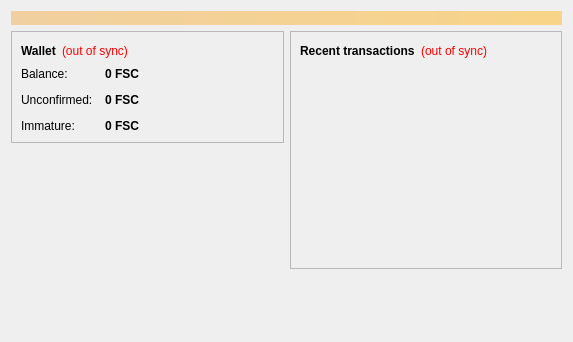
<?xml version="1.0" encoding="UTF-8"?>
<ui version="4.0">
 <class>OverviewPage</class>
 <widget class="QWidget" name="OverviewPage">
  <property name="geometry">
   <rect>
    <x>0</x>
    <y>0</y>
    <width>573</width>
    <height>342</height>
   </rect>
  </property>
  <property name="windowTitle">
   <string>Form</string>
  </property>
  <layout class="QVBoxLayout" name="topLayout">
   <item>
    <widget class="QLabel" name="labelAlerts">
     <property name="visible">
      <bool>false</bool>
     </property>
     <property name="styleSheet">
      <string notr="true">background-color: qlineargradient(x1: 0, y1: 0, x2: 1, y2: 0, stop:0 #F0D0A0, stop:1 #F8D488); color:#000000;</string>
     </property>
     <property name="wordWrap">
      <bool>true</bool>
     </property>
     <property name="margin">
      <number>3</number>
     </property>
    </widget>
   </item>
   <item>
    <layout class="QHBoxLayout" name="horizontalLayout" stretch="1,1">
     <item>
      <layout class="QVBoxLayout" name="verticalLayout_2">
       <item>
        <widget class="QFrame" name="frame">
         <property name="frameShape">
          <enum>QFrame::StyledPanel</enum>
         </property>
         <property name="frameShadow">
          <enum>QFrame::Raised</enum>
         </property>
         <layout class="QVBoxLayout" name="verticalLayout_4">
          <item>
           <layout class="QHBoxLayout" name="horizontalLayout_4">
            <item>
             <widget class="QLabel" name="label_5">
              <property name="font">
               <font>
                <weight>75</weight>
                <bold>true</bold>
               </font>
              </property>
              <property name="text">
               <string>Wallet</string>
              </property>
             </widget>
            </item>
            <item>
             <widget class="QLabel" name="labelWalletStatus">
              <property name="toolTip">
               <string>The displayed information may be out of date. Your wallet automatically synchronizes with the Fishcoin network after a connection is established, but this process has not completed yet.</string>
              </property>
              <property name="styleSheet">
               <string notr="true">QLabel { color: red; }</string>
              </property>
              <property name="text">
               <string notr="true">(out of sync)</string>
              </property>
              <property name="alignment">
               <set>Qt::AlignLeading|Qt::AlignLeft|Qt::AlignVCenter</set>
              </property>
             </widget>
            </item>
            <item>
             <spacer name="horizontalSpacer_2">
              <property name="orientation">
               <enum>Qt::Horizontal</enum>
              </property>
              <property name="sizeHint" stdset="0">
               <size>
                <width>40</width>
                <height>20</height>
               </size>
              </property>
             </spacer>
            </item>
           </layout>
          </item>
          <item>
           <layout class="QFormLayout" name="formLayout_2">
            <property name="fieldGrowthPolicy">
             <enum>QFormLayout::AllNonFixedFieldsGrow</enum>
            </property>
            <property name="horizontalSpacing">
             <number>12</number>
            </property>
            <property name="verticalSpacing">
             <number>12</number>
            </property>
            <item row="0" column="0">
             <widget class="QLabel" name="label">
              <property name="text">
               <string>Balance:</string>
              </property>
             </widget>
            </item>
            <item row="0" column="1">
             <widget class="QLabel" name="labelBalance">
              <property name="font">
               <font>
                <weight>75</weight>
                <bold>true</bold>
               </font>
              </property>
              <property name="cursor">
               <cursorShape>IBeamCursor</cursorShape>
              </property>
              <property name="toolTip">
               <string>Your current balance</string>
              </property>
              <property name="text">
               <string notr="true">0 FSC</string>
              </property>
              <property name="textInteractionFlags">
               <set>Qt::LinksAccessibleByMouse|Qt::TextSelectableByKeyboard|Qt::TextSelectableByMouse</set>
              </property>
             </widget>
            </item>
            <item row="1" column="0">
             <widget class="QLabel" name="label_3">
              <property name="text">
               <string>Unconfirmed:</string>
              </property>
             </widget>
            </item>
            <item row="1" column="1">
             <widget class="QLabel" name="labelUnconfirmed">
              <property name="font">
               <font>
                <weight>75</weight>
                <bold>true</bold>
               </font>
              </property>
              <property name="cursor">
               <cursorShape>IBeamCursor</cursorShape>
              </property>
              <property name="toolTip">
               <string>Total of transactions that have yet to be confirmed, and do not yet count toward the current balance</string>
              </property>
              <property name="text">
               <string notr="true">0 FSC</string>
              </property>
              <property name="textInteractionFlags">
               <set>Qt::LinksAccessibleByMouse|Qt::TextSelectableByKeyboard|Qt::TextSelectableByMouse</set>
              </property>
             </widget>
            </item>
            <item row="2" column="0">
             <widget class="QLabel" name="labelImmatureText">
              <property name="text">
               <string>Immature:</string>
              </property>
             </widget>
            </item>
            <item row="2" column="1">
             <widget class="QLabel" name="labelImmature">
              <property name="font">
               <font>
                <weight>75</weight>
                <bold>true</bold>
               </font>
              </property>
              <property name="toolTip">
               <string>Mined balance that has not yet matured</string>
              </property>
              <property name="text">
               <string notr="true">0 FSC</string>
              </property>
              <property name="textInteractionFlags">
               <set>Qt::LinksAccessibleByMouse|Qt::TextSelectableByKeyboard|Qt::TextSelectableByMouse</set>
              </property>
             </widget>
            </item>
           </layout>
          </item>
         </layout>
        </widget>
       </item>
       <item>
        <spacer name="verticalSpacer">
         <property name="orientation">
          <enum>Qt::Vertical</enum>
         </property>
         <property name="sizeHint" stdset="0">
          <size>
           <width>20</width>
           <height>40</height>
          </size>
         </property>
        </spacer>
       </item>
      </layout>
     </item>
     <item>
      <layout class="QVBoxLayout" name="verticalLayout_3">
       <item>
        <widget class="QFrame" name="frame_2">
         <property name="frameShape">
          <enum>QFrame::StyledPanel</enum>
         </property>
         <property name="frameShadow">
          <enum>QFrame::Raised</enum>
         </property>
         <layout class="QVBoxLayout" name="verticalLayout">
          <item>
           <layout class="QHBoxLayout" name="horizontalLayout_2">
            <item>
             <widget class="QLabel" name="label_4">
              <property name="text">
               <string>&lt;b&gt;Recent transactions&lt;/b&gt;</string>
              </property>
             </widget>
            </item>
            <item>
             <widget class="QLabel" name="labelTransactionsStatus">
              <property name="toolTip">
               <string>The displayed information may be out of date. Your wallet automatically synchronizes with the Fishcoin network after a connection is established, but this process has not completed yet.</string>
              </property>
              <property name="styleSheet">
               <string notr="true">QLabel { color: red; }</string>
              </property>
              <property name="text">
               <string notr="true">(out of sync)</string>
              </property>
              <property name="alignment">
               <set>Qt::AlignRight|Qt::AlignTrailing|Qt::AlignVCenter</set>
              </property>
             </widget>
            </item>
            <item>
             <spacer name="horizontalSpacer">
              <property name="orientation">
               <enum>Qt::Horizontal</enum>
              </property>
              <property name="sizeHint" stdset="0">
               <size>
                <width>40</width>
                <height>20</height>
               </size>
              </property>
             </spacer>
            </item>
           </layout>
          </item>
          <item>
           <widget class="QListView" name="listTransactions">
            <property name="styleSheet">
             <string notr="true">QListView { background: transparent; }</string>
            </property>
            <property name="frameShape">
             <enum>QFrame::NoFrame</enum>
            </property>
            <property name="verticalScrollBarPolicy">
             <enum>Qt::ScrollBarAlwaysOff</enum>
            </property>
            <property name="horizontalScrollBarPolicy">
             <enum>Qt::ScrollBarAlwaysOff</enum>
            </property>
            <property name="selectionMode">
             <enum>QAbstractItemView::NoSelection</enum>
            </property>
           </widget>
          </item>
         </layout>
        </widget>
       </item>
       <item>
        <spacer name="verticalSpacer_2">
         <property name="orientation">
          <enum>Qt::Vertical</enum>
         </property>
         <property name="sizeHint" stdset="0">
          <size>
           <width>20</width>
           <height>40</height>
          </size>
         </property>
        </spacer>
       </item>
      </layout>
     </item>
    </layout>
   </item>
  </layout>
 </widget>
 <resources/>
 <connections/>
</ui>
